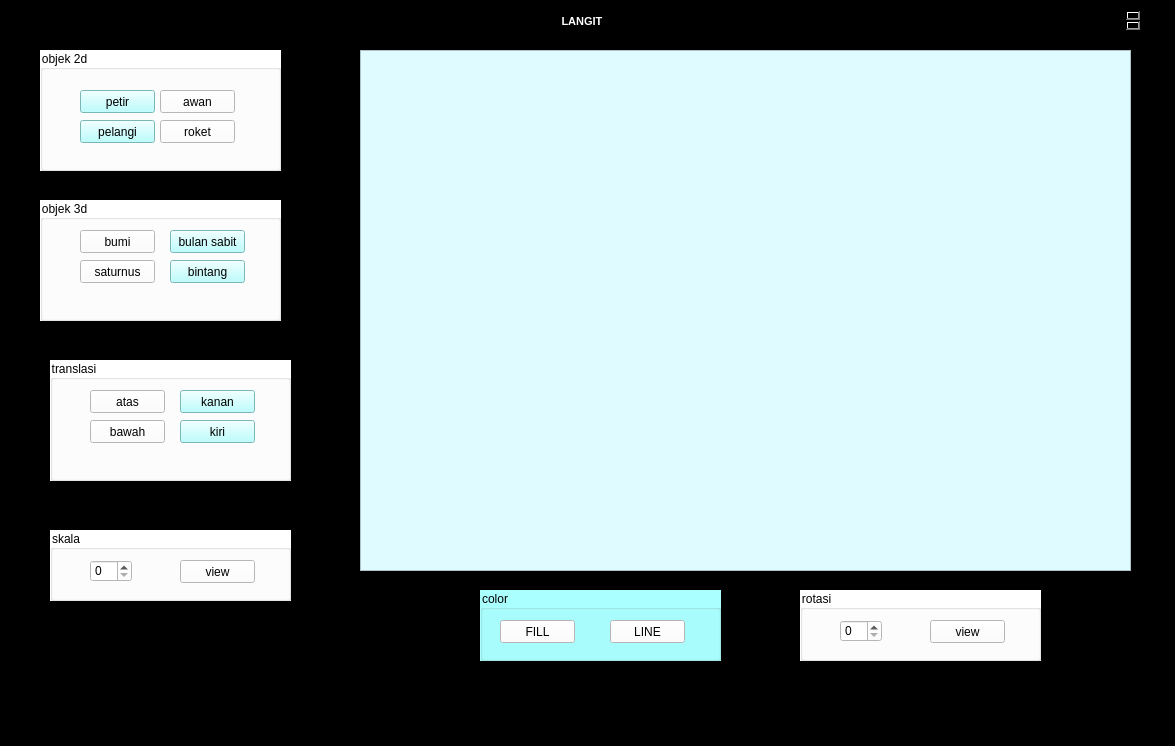
<?xml version="1.0" encoding="UTF-8"?>
<ui version="4.0">
 <class>MainWindow</class>
 <widget class="QMainWindow" name="MainWindow">
  <property name="geometry">
   <rect>
    <x>0</x>
    <y>0</y>
    <width>1175</width>
    <height>746</height>
   </rect>
  </property>
  <property name="windowTitle">
   <string>MainWindow</string>
  </property>
  <property name="styleSheet">
   <string notr="true">background-color: rgb(0, 0, 0);</string>
  </property>
  <widget class="QWidget" name="centralwidget">
   <widget class="QGraphicsView" name="graphicsView">
    <property name="geometry">
     <rect>
      <x>360</x>
      <y>50</y>
      <width>771</width>
      <height>521</height>
     </rect>
    </property>
    <property name="styleSheet">
     <string notr="true">background-color:rgb(224, 251, 255);
</string>
    </property>
   </widget>
   <widget class="QTextEdit" name="JUDUL">
    <property name="geometry">
     <rect>
      <x>40</x>
      <y>10</y>
      <width>1101</width>
      <height>21</height>
     </rect>
    </property>
    <property name="styleSheet">
     <string notr="true">background-color: rgb(0, 0, 0);
gridline-color: rgb(0, 170, 255);</string>
    </property>
    <property name="html">
     <string>&lt;!DOCTYPE HTML PUBLIC &quot;-//W3C//DTD HTML 4.0//EN&quot; &quot;http://www.w3.org/TR/REC-html40/strict.dtd&quot;&gt;
&lt;html&gt;&lt;head&gt;&lt;meta name=&quot;qrichtext&quot; content=&quot;1&quot; /&gt;&lt;style type=&quot;text/css&quot;&gt;
p, li { white-space: pre-wrap; }
&lt;/style&gt;&lt;/head&gt;&lt;body style=&quot; font-family:'MS Shell Dlg 2'; font-size:7.875pt; font-weight:400; font-style:normal;&quot;&gt;
&lt;p align=&quot;center&quot; style=&quot; margin-top:0px; margin-bottom:0px; margin-left:0px; margin-right:0px; -qt-block-indent:0; text-indent:0px;&quot;&gt;&lt;span style=&quot; font-size:8pt; font-weight:600; color:#ffffff;&quot;&gt;LANGIT &lt;/span&gt;&lt;/p&gt;&lt;/body&gt;&lt;/html&gt;</string>
    </property>
   </widget>
   <widget class="QGroupBox" name="groupBox_objek2d">
    <property name="geometry">
     <rect>
      <x>40</x>
      <y>50</y>
      <width>241</width>
      <height>121</height>
     </rect>
    </property>
    <property name="styleSheet">
     <string notr="true">background-color: rgb(255, 255, 255);</string>
    </property>
    <property name="title">
     <string>objek 2d</string>
    </property>
    <widget class="QPushButton" name="petir">
     <property name="geometry">
      <rect>
       <x>40</x>
       <y>40</y>
       <width>75</width>
       <height>23</height>
      </rect>
     </property>
     <property name="styleSheet">
      <string notr="true">background-color: rgb(170, 255, 255);</string>
     </property>
     <property name="text">
      <string>petir</string>
     </property>
    </widget>
    <widget class="QPushButton" name="roket">
     <property name="geometry">
      <rect>
       <x>120</x>
       <y>70</y>
       <width>75</width>
       <height>23</height>
      </rect>
     </property>
     <property name="styleSheet">
      <string notr="true">background-color: rgb(255, 255, 255);</string>
     </property>
     <property name="text">
      <string>roket</string>
     </property>
    </widget>
    <widget class="QPushButton" name="awan">
     <property name="geometry">
      <rect>
       <x>120</x>
       <y>40</y>
       <width>75</width>
       <height>23</height>
      </rect>
     </property>
     <property name="styleSheet">
      <string notr="true">background-color: rgb(255, 255, 255);</string>
     </property>
     <property name="text">
      <string>awan</string>
     </property>
    </widget>
    <widget class="QPushButton" name="pelangi">
     <property name="geometry">
      <rect>
       <x>40</x>
       <y>70</y>
       <width>75</width>
       <height>23</height>
      </rect>
     </property>
     <property name="styleSheet">
      <string notr="true">background-color: rgb(170, 255, 255);</string>
     </property>
     <property name="text">
      <string>pelangi</string>
     </property>
    </widget>
   </widget>
   <widget class="QGroupBox" name="groupBox_objek3d">
    <property name="geometry">
     <rect>
      <x>40</x>
      <y>200</y>
      <width>241</width>
      <height>121</height>
     </rect>
    </property>
    <property name="styleSheet">
     <string notr="true">background-color: rgb(255, 255, 255);</string>
    </property>
    <property name="title">
     <string>objek 3d</string>
    </property>
    <widget class="QPushButton" name="moon">
     <property name="geometry">
      <rect>
       <x>130</x>
       <y>30</y>
       <width>75</width>
       <height>23</height>
      </rect>
     </property>
     <property name="styleSheet">
      <string notr="true">background-color: rgb(170, 255, 255);</string>
     </property>
     <property name="text">
      <string>bulan sabit</string>
     </property>
    </widget>
    <widget class="QPushButton" name="saturn">
     <property name="geometry">
      <rect>
       <x>40</x>
       <y>60</y>
       <width>75</width>
       <height>23</height>
      </rect>
     </property>
     <property name="styleSheet">
      <string notr="true">background-color: rgb(255, 255, 255);</string>
     </property>
     <property name="text">
      <string>saturnus</string>
     </property>
    </widget>
    <widget class="QPushButton" name="earth">
     <property name="geometry">
      <rect>
       <x>40</x>
       <y>30</y>
       <width>75</width>
       <height>23</height>
      </rect>
     </property>
     <property name="styleSheet">
      <string notr="true">background-color: rgb(255, 255, 255);</string>
     </property>
     <property name="text">
      <string>bumi</string>
     </property>
    </widget>
    <widget class="QPushButton" name="star">
     <property name="geometry">
      <rect>
       <x>130</x>
       <y>60</y>
       <width>75</width>
       <height>23</height>
      </rect>
     </property>
     <property name="styleSheet">
      <string notr="true">background-color: rgb(170, 255, 255);</string>
     </property>
     <property name="text">
      <string>bintang</string>
     </property>
    </widget>
   </widget>
   <widget class="QGroupBox" name="groupBox_color">
    <property name="geometry">
     <rect>
      <x>480</x>
      <y>590</y>
      <width>241</width>
      <height>71</height>
     </rect>
    </property>
    <property name="styleSheet">
     <string notr="true">background-color: rgb(170, 255, 255);</string>
    </property>
    <property name="title">
     <string>color</string>
    </property>
    <widget class="QPushButton" name="fill_color">
     <property name="geometry">
      <rect>
       <x>20</x>
       <y>30</y>
       <width>75</width>
       <height>23</height>
      </rect>
     </property>
     <property name="styleSheet">
      <string notr="true">background-color: rgb(255, 255, 255);</string>
     </property>
     <property name="text">
      <string>FILL</string>
     </property>
    </widget>
    <widget class="QPushButton" name="pushButton_10">
     <property name="geometry">
      <rect>
       <x>130</x>
       <y>30</y>
       <width>75</width>
       <height>23</height>
      </rect>
     </property>
     <property name="styleSheet">
      <string notr="true">background-color: rgb(255, 255, 255);</string>
     </property>
     <property name="text">
      <string>LINE</string>
     </property>
    </widget>
   </widget>
   <widget class="QGroupBox" name="rotasi_groupbox">
    <property name="geometry">
     <rect>
      <x>800</x>
      <y>590</y>
      <width>241</width>
      <height>71</height>
     </rect>
    </property>
    <property name="styleSheet">
     <string notr="true">background-color: rgb(255, 255, 255);</string>
    </property>
    <property name="title">
     <string>rotasi</string>
    </property>
    <widget class="QPushButton" name="view_rotasi">
     <property name="geometry">
      <rect>
       <x>130</x>
       <y>30</y>
       <width>75</width>
       <height>23</height>
      </rect>
     </property>
     <property name="styleSheet">
      <string notr="true">background-color: rgb(255, 255, 255);</string>
     </property>
     <property name="text">
      <string>view</string>
     </property>
    </widget>
    <widget class="QSpinBox" name="rotasi">
     <property name="geometry">
      <rect>
       <x>40</x>
       <y>30</y>
       <width>42</width>
       <height>22</height>
      </rect>
     </property>
    </widget>
   </widget>
   <widget class="QGroupBox" name="groupBox_translasi">
    <property name="geometry">
     <rect>
      <x>50</x>
      <y>360</y>
      <width>241</width>
      <height>121</height>
     </rect>
    </property>
    <property name="styleSheet">
     <string notr="true">background-color: rgb(255, 255, 255);</string>
    </property>
    <property name="title">
     <string>translasi</string>
    </property>
    <widget class="QPushButton" name="kanan">
     <property name="geometry">
      <rect>
       <x>130</x>
       <y>30</y>
       <width>75</width>
       <height>23</height>
      </rect>
     </property>
     <property name="styleSheet">
      <string notr="true">background-color: rgb(170, 255, 255);</string>
     </property>
     <property name="text">
      <string>kanan</string>
     </property>
    </widget>
    <widget class="QPushButton" name="bawah">
     <property name="geometry">
      <rect>
       <x>40</x>
       <y>60</y>
       <width>75</width>
       <height>23</height>
      </rect>
     </property>
     <property name="styleSheet">
      <string notr="true">background-color: rgb(255, 255, 255);</string>
     </property>
     <property name="text">
      <string>bawah</string>
     </property>
    </widget>
    <widget class="QPushButton" name="atas">
     <property name="geometry">
      <rect>
       <x>40</x>
       <y>30</y>
       <width>75</width>
       <height>23</height>
      </rect>
     </property>
     <property name="styleSheet">
      <string notr="true">background-color: rgb(255, 255, 255);</string>
     </property>
     <property name="text">
      <string>atas</string>
     </property>
    </widget>
    <widget class="QPushButton" name="kiri">
     <property name="geometry">
      <rect>
       <x>130</x>
       <y>60</y>
       <width>75</width>
       <height>23</height>
      </rect>
     </property>
     <property name="styleSheet">
      <string notr="true">background-color: rgb(170, 255, 255);</string>
     </property>
     <property name="text">
      <string>kiri</string>
     </property>
    </widget>
   </widget>
   <widget class="QGroupBox" name="skala_groupbox_2">
    <property name="geometry">
     <rect>
      <x>50</x>
      <y>530</y>
      <width>241</width>
      <height>71</height>
     </rect>
    </property>
    <property name="styleSheet">
     <string notr="true">background-color: rgb(255, 255, 255);</string>
    </property>
    <property name="title">
     <string>skala</string>
    </property>
    <widget class="QPushButton" name="view_skala">
     <property name="geometry">
      <rect>
       <x>130</x>
       <y>30</y>
       <width>75</width>
       <height>23</height>
      </rect>
     </property>
     <property name="styleSheet">
      <string notr="true">background-color: rgb(255, 255, 255);</string>
     </property>
     <property name="text">
      <string>view</string>
     </property>
    </widget>
    <widget class="QSpinBox" name="skala">
     <property name="geometry">
      <rect>
       <x>40</x>
       <y>30</y>
       <width>42</width>
       <height>22</height>
      </rect>
     </property>
    </widget>
   </widget>
  </widget>
  <widget class="QMenuBar" name="menubar">
   <property name="geometry">
    <rect>
     <x>0</x>
     <y>0</y>
     <width>1175</width>
     <height>22</height>
    </rect>
   </property>
  </widget>
  <widget class="QStatusBar" name="statusbar"/>
 </widget>
 <resources/>
 <connections/>
</ui>
